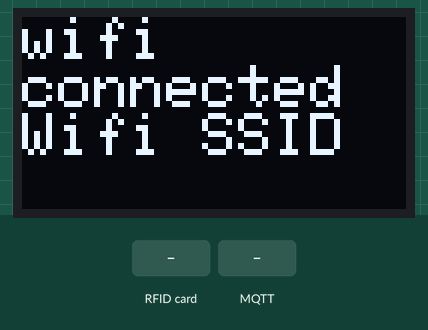
Recording of a program running on a simulated ESP8266 (NodeMCU). Shown: 128×64 one-colour display. The test bench sets the inputs (shaded band). WiFi joins after 1.5 s; servers stay silent unless stated; random numbers use the default seed unless the program sets one; no MQTT or app messages arrive unless stated; what the program prints to the serial monitor is not drawn.

Above: at 1.6 s.
At 7.0 s:
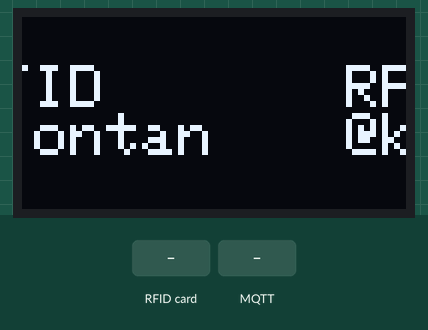
7.1 s: RFID card 5E 7A 19 C4 held to the reader
At 7.28 s:
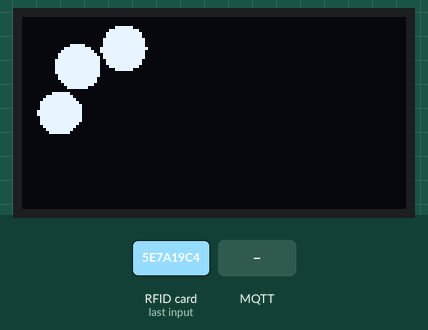
9.3 s: MQTT message "/rfid/inbound" arrives on the first subscribed topic
At 11.05 s:
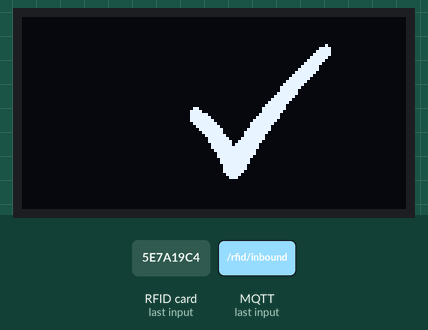
12.3 s: MQTT message "/rfid/inbound" arrives on the third subscribed topic
At 13.32 s:
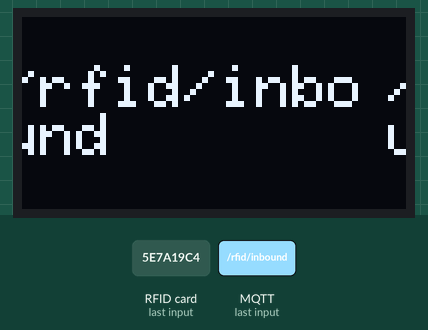
Timing chart, 0 to 15.3 s (numbered marks = the images above; inputs shaded):
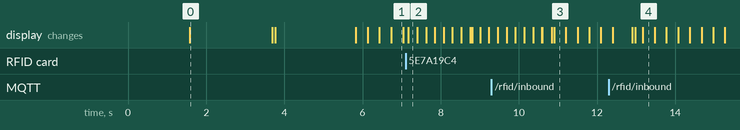

Measured:
- what the display in image 0 shows lasts 2.1 s, from 1.6 s to 3.7 s

The program:

main.cpp
```cpp
/* Read RFID Tag with RC522 RFID Reader
 *  Made by miliohm.com
 */

#include <SPI.h>
#include <MFRC522.h>

#include <ESP8266WiFi.h>
#include <PubSubClient.h>

#include <Wire.h>
#include <Adafruit_GFX.h>
#include <Adafruit_SSD1306.h>
#include "secrets.h"
#include "bitmaps.h"

#define SCREEN_WIDTH 128 // OLED display width, in pixels
#define SCREEN_HEIGHT 64 // OLED display height, in pixels

#define OLED_RESET -1 // Reset pin # (or -1 if sharing Arduino reset pin)
Adafruit_SSD1306 display(SCREEN_WIDTH, SCREEN_HEIGHT, &Wire, OLED_RESET);

#define LOGO_HEIGHT 16
#define LOGO_WIDTH 16

WiFiClient wifiClient;
PubSubClient mqttClient(wifiClient);

constexpr uint8_t RST_PIN = D3; // Configurable, see typical pin layout above
constexpr uint8_t SS_PIN = D4;  // Configurable, see typical pin layout above

MFRC522 mfrc522(SS_PIN, RST_PIN); // Instance of the class
MFRC522::MIFARE_Key key;

char ssid[] = SECRET_SSID;
char pass[] = SECRET_WIFI_PASS;

bool connectToWifi(char ssid[], char password[])
{
  WiFi.begin(ssid, password);

  Serial.println("Connecting");
  while (WiFi.status() != WL_CONNECTED)
  {
    delay(500);
    Serial.print(".");
  }
  Serial.println();

  Serial.print("Connected to " + String(ssid) + " Wifi");

  Serial.println();
  return true;
}

void beginDisp()
{
  if (!display.begin(SSD1306_SWITCHCAPVCC, 0x3C))
  { // Address 0x3C for 128x32
    Serial.println(F("SSD1306 allocation failed"));
  }
  display.setTextSize(2);
  display.setTextColor(WHITE);
  display.setCursor(0, 0);
  display.clearDisplay();
}

void status(String status, bool clear = false, int size = 2, int delayTime = 2000)
{
  if (clear)
  {
    beginDisp();
  }
  display.setTextSize(size);
  display.println(status);
  display.display();
  delay(delayTime);
}

void idle(void)
{
  beginDisp();
  display.println();
  display.println("RFID");
  display.println("@kontan");
  display.println();
  display.startscrollleft(0x00, 0x0F);
  display.display();
}

void greet(void)
{
  beginDisp();

  display.drawBitmap(0, 0, CheckmarkBitmap, 128, 64, WHITE);
  display.display();

  delay(2000);
  idle();
}

void goodbye(void)
{
  beginDisp();

  display.drawBitmap(0, 0, ExitBitmap, 128, 64, WHITE);
  display.display();
  delay(2000);
  idle();
}

void newuser(byte *payload, unsigned int length)
{
  String tag = "";
  for (int i = 0; i < length; i++) {
    tag += (char)payload[i];
  }
  Serial.println(tag);
  beginDisp();

  display.println();
  display.println(tag);
  display.display();
  delay(30000);
  idle();
}

bool isLoading = false;
int loadingTries = 0;

void callback(char *topic, byte *payload, unsigned int length)
{
  Serial.println("Message arrived");
  if (String(topic) == "/rfid/inbound")
  {
    greet();
  }
  if (String(topic) == "/rfid/outbound")
  {
    goodbye();
  }
  if (String(topic) == "/rfid/unknown")
  {
    newuser(payload, length);
  }
  isLoading = false;
  loadingTries = 0;
}

bool connectToMqtt()
{
  while (!mqttClient.connected())
  {
    Serial.println("Attempting MQTT connection...");
    String clientId = "rfid@kontan-";
    clientId += String(random(0xffff), HEX);
    if (mqttClient.connect(clientId.c_str(), "user", "pass"))
    {
      Serial.println("connected with clientId: " + clientId);
      mqttClient.subscribe("/rfid/inbound");
      mqttClient.subscribe("/rfid/outbound");
      mqttClient.subscribe("/rfid/unknown");
      mqttClient.setCallback(callback);
      return true;
    }
    else
    {
      Serial.print("failed, rc=");
      Serial.print(mqttClient.state());
      Serial.println(" try again in 5 seconds");
      // Wait 5 seconds before retrying
      delay(5000);
      return false;
    }
  }
  return true;
}

void setup()
{
  Serial.begin(9600); // Initialize serial communications with the PC
  status("wifi", true, 2, 0);
  bool wifiSuccess = connectToWifi(ssid, pass);
  if (wifiSuccess)
  {
    status("connected " + String(ssid), false, 2, 2000);
  }
  mqttClient.setServer("10.11.15.95", 1883);
  while (!Serial)
    ;                                // Do nothing if no serial port is opened (added for Arduinos based on ATMEGA32U4)
  SPI.begin();                       // Init SPI bus
  mfrc522.PCD_Init();                // Init MFRC522
  delay(4);                          // Optional delay. Some board do need more time after init to be ready, see Readme
  mfrc522.PCD_DumpVersionToSerial(); // Show details of PCD - MFRC522 Card Reader details
  Serial.println();

  status("mqtt", true, 2, 0);
  bool mqttSuccess = connectToMqtt();
  if (mqttSuccess)
  {
    status("connected", false, 2, 2000);
    mqttClient.setCallback(callback);
  }

  idle();
}

void loading(void)
{
  beginDisp();
  int count = 0;
  while (count < 8)
  {
    display.clearDisplay();
    display.drawBitmap(0, 0, LoadingBitmap[count], 128, 64, WHITE);
    display.display();
    count++;
    delay(200);
  }
}

void error(void)
{
  beginDisp();
  display.println("Error");
  display.display();
  delay(2000);
  idle();
}

void loop()
{
  if (!mqttClient.connected())
  {
    connectToMqtt();
  }

  mqttClient.loop();

  if (isLoading && loadingTries < 5)
  {
    loading();
    loadingTries++;
    return;
  }
  else if (isLoading && loadingTries >= 5)
  {
    loadingTries = 0;
    isLoading = false;
    error();
  }

  // Reset the loop if no new card present on the sensor/reader. This saves the entire process when idle.
  if (!mfrc522.PICC_IsNewCardPresent())
  {
    return;
  }

  // Select one of the cards
  if (!mfrc522.PICC_ReadCardSerial())
  {
    byte bufferATQA[2];
    byte bufferSize = sizeof(bufferATQA);
    mfrc522.PICC_WakeupA(bufferATQA, &bufferSize);
    if (!mfrc522.PICC_ReadCardSerial())
    {
      return;
    }
  }

  MFRC522::Uid *uid = &(mfrc522.uid);
  String tag = "";

  for (byte i = 0; i < uid->size; i++)
  {
    if (uid->uidByte[i] < 0x10)
    {
      tag += F(":0");
    }
    else
    {
      tag += F(":");
    }
    tag += String(uid->uidByte[i], HEX);
  }
  Serial.println(F("TAG") + tag);

  mqttClient.publish("/rfid/check", tag.c_str());
  isLoading = true;

  mfrc522.PICC_HaltA();
}
```

secrets.example.h
```cpp
#define SECRET_SSID "Wifi SSID";
#define SECRET_WIFI_PASS "Wifi Password";
```

Source omitted: bitmaps.h (data table, 63145 bytes)
